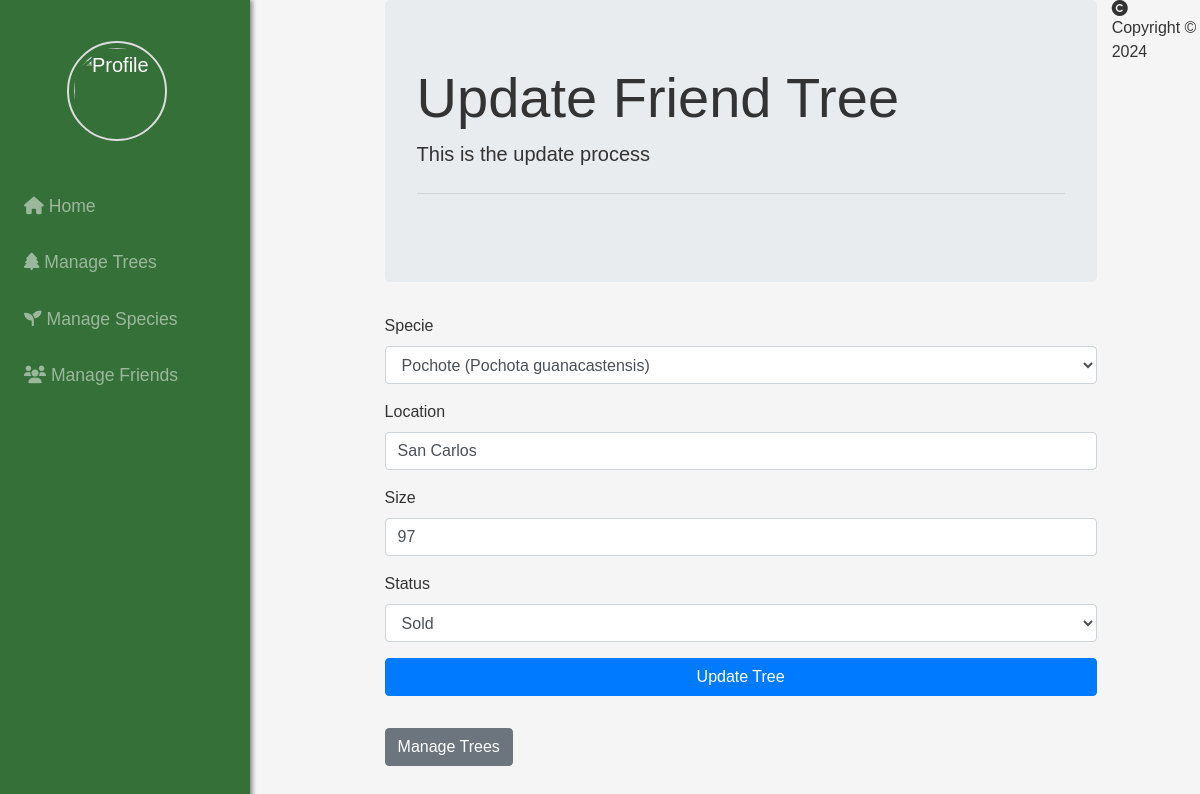
Screenshot of /administrator/update_friend_tree.php?id=3 with the database file from the repository.
### tables this page shows
CREATE TABLE `trees` (
  `Id_Tree` int(11) NOT NULL,
  `Specie_Id` int(11) DEFAULT NULL,
  `Location` varchar(255) NOT NULL,
  `Size` int(11) NOT NULL,
  `StatusT` int(1) NOT NULL DEFAULT 1,
  `Price` decimal(10,2) NOT NULL,
  `Photo_Path` varchar(255) DEFAULT NULL
);

CREATE TABLE `species` (
  `Id_Specie` int(11) NOT NULL,
  `Commercial_Name` varchar(100) DEFAULT NULL,
  `Scientific_Name` varchar(100) DEFAULT NULL,
  `StatusS` int(2) DEFAULT 1
);

### utils/administrator/admin_functions.php (called while the page is built, shortened)
<?php
function getConnection(): bool|mysqli {
    $servername = "localhost";
    $username   = "root";
    $password   = "";
    $dbname     = "mytrees";
    try {
        $conn = new mysqli($servername, $username, $password, $dbname, 3306);
        return $conn;
    } catch (Exception $e) {
        echo "Error de conexión: " . $e->getMessage();
        return false;
    }
}
function getSpecies(): array {
    $conn = getConnection();
    $species = [];
    if ($conn) {
        $query = "
            SELECT Id_Specie, Commercial_Name, Scientific_Name
            FROM species
            WHERE StatusS = 1
        ";
        $result = mysqli_query($conn, $query);
        if ($result) {
            while ($row = mysqli_fetch_assoc($result)) {
                $species[] = [
                    'Id_Specie'          => $row['Id_Specie'],
                    'Commercial_Name'    => $row['Commercial_Name'],
                    'Scientific_Name'    => $row['Scientific_Name'],
                ];
            }
        } else {
            echo "Query error: " . mysqli_error($conn);
        }
    } else {
        echo "Connection error: " . mysqli_connect_error();
    }
    return $species;
}
function getTreeById($id_tree): array {
    $conn = getConnection();
    $trees = [];
    if ($conn) {
        $query = "
            SELECT Id_Tree, Specie_Id, Location, Size, StatusT, Price, Photo_Path
            FROM trees
            WHERE Id_Tree = ?
        ";
        $stmt = mysqli_prepare($conn, $query);
        mysqli_stmt_bind_param($stmt, 'i', $id_tree);
        mysqli_stmt_execute($stmt);
        $result = mysqli_stmt_get_result($stmt);
        if ($result) {
            while ($row = mysqli_fetch_assoc($result)) {
                $trees[] = [
                    'Id_Tree'       => $row['Id_Tree'],
                    'Specie_Id'     => $row['Specie_Id'],
                    'Location'      => $row['Location'],
                    'Size'          => $row['Size'],
                    'StatusT'       => $row['StatusT'],
                    'Price'         => $row['Price'],
                    'Photo_Path'    => $row['Photo_Path'],
                ];
            }
        } else {
            echo "Query error: " . mysqli_error($conn);
        }
    } else {
        echo "Connection error: " . mysqli_connect_error();
    }
    return $trees;
}

### administrator/update_friend_tree.php (the view, shortened to what this page needs)
<?php
require_once(__DIR__ . '/../utils/administrator/admin_functions.php');
    $tree = null;
    if (isset($_GET['id'])) {
        $id_tree = (int)$_GET['id'];
        $treeID = getTreeById($id_tree);
        $species = getSpecies();
        if (!is_array($treeID) || empty($treeID)) {
            die("Tree not found.");
        } else {
            $tree = $treeID[0];
        }
    }
?>
<?php require('../inc/header_admin.php')?>
<div class="container-fluid">
    <div class="jumbotron">
        <h1 class="display-4">Update Friend Tree</h1>
        <p class="lead">This is the update process</p>
        <hr class="my-4">
    </div>
    <form method="post" action="../actions/administrator/update_friend_tree.php">
        <div class="form-group">
            <label for="specie_id">Specie</label>
            <select id="specie_id" class="form-control" name="specie_id">
                <?php foreach ($species as $specie): ?>
                    <option value="<?php echo $specie['Id_Specie']; ?>"
                        <?php echo ($specie['Id_Specie'] == $tree['Specie_Id']) ? 'selected' : ''; ?>>
                        <?php echo htmlspecialchars($specie['Commercial_Name']) . " (" . htmlspecialchars($specie['Scientific_Name']) . ")"; ?>
                    </option>
                <?php endforeach; ?>
            </select>
        </div>
        <div class="form-group">
            <label for="location">Location</label>
            <input id="location" class="form-control" type="text" name="location"
                value="<?php echo isset($tree['Location']) ? htmlspecialchars($tree['Location']) : ''; ?>">
        </div>
        <div class="form-group">
            <label for="size">Size</label>
            <input id="size" class="form-control" type="number" name="size" value="<?php echo htmlspecialchars($tree['Size']); ?>">
        </div>
        <div class="form-group">
            <label for="statusT">Status</label>
            <select id="statusT" class="form-control" name="statusT">
                <option value="0" <?php echo (isset($tree['StatusT']) && $tree['StatusT'] == 0) ? 'selected' : ''; ?>>Sold</option>
            </select>
        </div>
        <button type="submit" class="btn btn-primary"> Update Tree </button>
    </form>
    <a href="../administrator/manage_trees.php" class="btn btn-secondary mt-3">Manage Trees</a>
</div>
<?php require('../inc/footer.php'); ?>

### css/header_admin.css (style rules this page uses)
body { font-family: Arial, sans-serif; margin: 0; padding: 0; display: flex; background-color: #f5f5f5; color: #333333; }

### css/profile.css (style rules this page uses)
.form-group { margin-bottom: 1rem; }
label { display: block; margin-bottom: 0.5rem; text-align: left; }
.form-control { text-align: left; width: 100%; }
button { width: 100%; }

### rows the page displays
trees: specie_id "Pochote (Pochota guanacastensis)", location "San Carlos", size "97", statusT "Sold"
